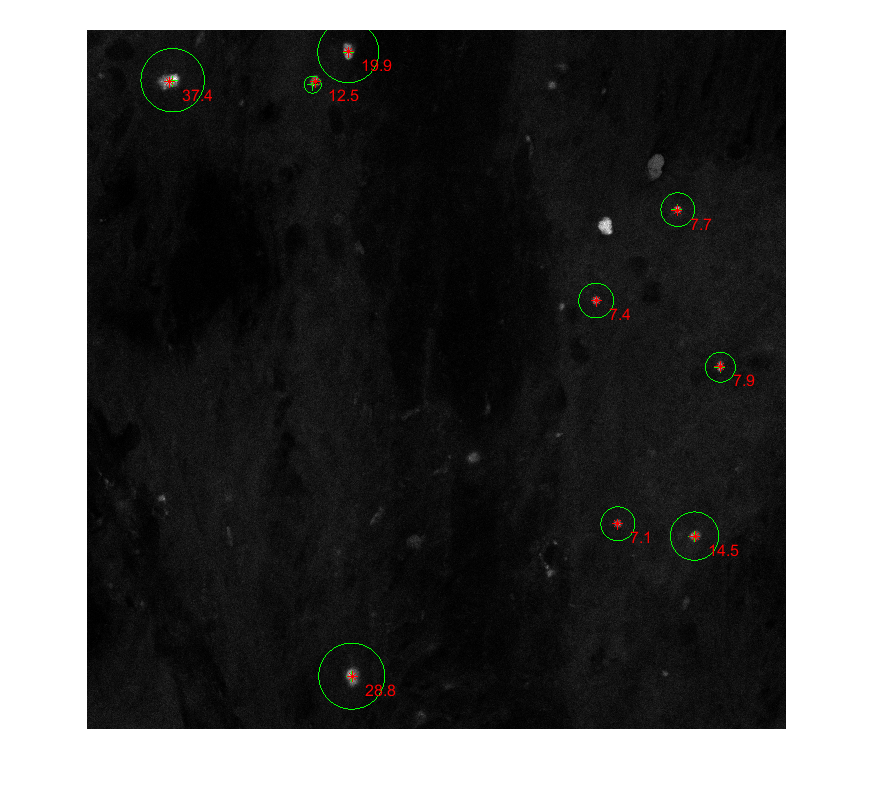
%> input picture ALS #4 CTDP647 pTDP594 2011 02-Image Export-02_ChS1-T3_ORG_ANALYSIS.tif, 873 x 807 px
$ octave --eval "AWTinvivo;"   (GNU Octave 9; MATLAB toolbox functions it lacks are replaced by stand-ins)
%> lines starting %> are read from the running program, lines starting %| are printed output that depends on the picture; in (x1, y1, x2, y2) boxes, pixels count from 0 and x2, y2 are one past the last pixel; in counts of white or black regions, pixels touching at a corner belong together; the program's own positions count from 1
### spotDetector.m
% [frameInfo imgDenoised] = detectSpotsWT(img, S, dthreshold, postProcLevel)
%
% Performs detection of local intensity clusters through a combination of
% multiscale products and denoising by iterative filtering from
% significant coefficients:
% Olivo-Marin, "Extraction of spots in biological images using multiscale products," Pattern Recoginition 35, pp. 1989-1996, 2002.
% Starck et al., "Image Processing and Data Analysis," Section 2.3.4, p. 73
%
% INPUTS:   img             : input image (2D array)
%           {S}             : postprocessing level.
%           {dthreshold}    : minimum allowed distance of secondary maxima in large clusters
%           {postProcLevel} : morphological post processing level for mask

% Parts of this function are based on code by Henry Jaqaman.
% Francois Aguet, March 2010

function [frameInfo imgDenoised] = spotDetector(img, S, dthreshold, postProcLevel)

if nargin<2
    S = 4;
end
if nargin<3
    dthreshold = 5;
end
if nargin<4
    postProcLevel = 1;
end


maxI = max(img(:));
minI = min(img(:));
[ny nx] = size(img);

%===================================================
% Iterative filtering from significant coefficients
%===================================================
imgDenoised = significantCoefficientDenoising(img, S);


res = img - imgDenoised; % residuals
sigma_res0 = std(res(:));

delta = 1;
while delta > 0.002
    resDenoised = significantCoefficientDenoising(res, S);
    imgDenoised = imgDenoised + resDenoised; % add significant residuals
    res = img - imgDenoised;
    sigma_res1 = std(res(:));
    delta = abs(sigma_res0/sigma_res1 - 1);
    sigma_res0 = sigma_res1;
end

%===================================================
% Multiscale product of wavelet coefficients
%===================================================
% The support of the objects is given by the multiscale product in the wavelet domain.
W = awt(imgDenoised, S);
imgMSP = abs(prod(W(:,:,1:S),3));


%===================================================
% Binary mask
%===================================================
% Establish thresholds
[imAvg imStd] = localAvgStd2D(imgDenoised, 9);

mask = zeros(ny,nx);
mask((imgDenoised >= imAvg+0.5*imStd) & (imgDenoised.*imgMSP >= mean(imgDenoised(:)))) = 1;


% Morphological postprocessing
mask = bwmorph(mask, 'clean'); % remove isolated pixels
mask = bwmorph(mask, 'fill'); % fill isolated holes
mask = bwmorph(mask, 'thicken');
mask = bwmorph(mask, 'spur'); % remove single pixels 8-attached to clusters
mask = bwmorph(mask, 'spur');
mask = bwmorph(mask, 'clean');

if postProcLevel >= 1
    mask = bwmorph(mask, 'erode');
    if postProcLevel == 2
        mask = bwmorph(mask, 'spur');
    end
    mask = bwmorph(mask, 'clean');
    mask = bwmorph(mask, 'thicken');
end


% rescale denoised image
imgDenoised = (imgDenoised-min(imgDenoised(:))) * (maxI-minI) / (max(imgDenoised(:))-min(imgDenoised(:)));

imgDenoised = mask.*imgDenoised;
localMax = locmax2d(imgDenoised, [9 9]);

%===================================================
% Process connected components
%===================================================
[labels, nComp] = bwlabel(mask, 8);

area = zeros(nComp, 1);
totalInt = zeros(nComp, 1);
nMaxima = zeros(nComp, 1);
xmax = zeros(nComp, 1);
ymax = zeros(nComp, 1);
xcom = zeros(nComp, 1);
ycom = zeros(nComp, 1);
labelVect = zeros(nComp, 1);

xmax2 = cell(nComp, 1);
ymax2 = cell(nComp, 1);
area2 = cell(nComp, 1);
totalInt2 = cell(nComp, 1);
labelVect2 = cell(nComp, 1);

% Compute area and center of mass for each component
stats = regionprops(labels, imgDenoised, 'Area', 'WeightedCentroid', 'PixelIdxList');

% component labels of local maxima
maxLabels = labels .* (labels & localMax>0);
maxCoords(1:nComp) = struct('PixelIdxList', []);
mc = regionprops(maxLabels, 'PixelIdxList');
maxCoords(1:length(mc)) = deal(mc);


for n = 1:nComp
    %[yi,xi] = find(labels == n); % coordinates of nth component
    [yi,xi] = ind2sub([ny nx], stats(n).PixelIdxList);
    [ym,xm] = ind2sub([ny nx], maxCoords(n).PixelIdxList);
    area(n) = stats(n).Area;
    com = stats(n).WeightedCentroid;
    xcom(n) = com(1);
    ycom(n) = com(2);

    values = imgDenoised(stats(n).PixelIdxList);
    totalInt(n) = sum(values);

    nMaxima(n) = length(xm);
    if nMaxima(n)==1
        xmax(n) = xm;
        ymax(n) = ym;
        nMaxima(n) = 1;
        labelVect(n) = labels(ym,xm);
    elseif nMaxima(n)==0 % no maximum was detected for this cluster
        maxValueIdx = find(values == max(values));
        xmax(n) = xi(maxValueIdx(1));
        ymax(n) = yi(maxValueIdx(1));
        nMaxima(n) = 1;
        labelVect(n) = labels(ymax(n), xmax(n));
    else % resolve multiple maxima cases
        maxValues = localMax(sub2ind(size(localMax), ym, xm)); % highest local max
        maxIdx = find(maxValues == max(maxValues));
        xmax(n) = xm(maxIdx(1));
        ymax(n) = ym(maxIdx(1));
        labelVect(n) = labels(ymax(n), xmax(n));

        % remove highest max from list
        xm(maxIdx(1)) = [];
        ym(maxIdx(1)) = [];

        % compute distance of secondary maxima to primary
        dist2max = sqrt((xmax(n)-xm).^2 + (ymax(n)-ym).^2);
        dist2com = sqrt((xcom(n)-xm).^2 + (ycom(n)-ym).^2);
        mindist = min(dist2max,dist2com);

        % retain secondary maxima where mindist > threshold
        idx2 = find(mindist > dthreshold);
        if ~isempty(idx2)
            xmax2{n} = xm(idx2);
            ymax2{n} = ym(idx2);
            nSecMax = length(idx2);
            nMaxima(n) = nSecMax+1;

            % split area
            area2{n} = area(n)*ones(nSecMax,1)/nMaxima(n);
            area(n) = area(n)/nMaxima(n);
            labelVect2{n} = labels(sub2ind(size(labels), ymax2{n}, xmax2{n}));

            %intensity values
            totalInt2{n} = totalInt(n)*ones(nSecMax,1)/nMaxima(n);
            totalInt(n) = totalInt(n)/nMaxima(n);
        end
    end
end

xmax2 =  vertcat(xmax2{:});
ymax2 = vertcat(ymax2{:});
totalInt2 = vertcat(totalInt2{:});
area2 = vertcat(area2{:});
labelVect2 = vertcat(labelVect2{:});

% assign results to output structure
frameInfo.xmax = [xmax; xmax2(:)];
frameInfo.ymax = [ymax; ymax2(:)];
frameInfo.xcom = [xcom; xmax2(:)];
frameInfo.ycom = [ycom; ymax2(:)];
frameInfo.totalInt = [totalInt; totalInt2(:)];
frameInfo.area = [area; area2(:)];

frameInfo.nMaxima = nMaxima; % maxima per component
frameInfo.labels = [labelVect; labelVect2(:)];
frameInfo.nComp = nComp;

frameInfo.maxI = maxI;
frameInfo.minI = minI;


% prepare fields for tracker
nObj = length(frameInfo.xmax);
frameInfo.amp = zeros(nObj,2);
frameInfo.xCoord = zeros(nObj,2);
frameInfo.yCoord = zeros(nObj,2);

frameInfo.amp(:,1) = frameInfo.totalInt;
frameInfo.xCoord(:,1) = frameInfo.xcom;
frameInfo.yCoord(:,1) = frameInfo.ycom;

frameInfo.path = [];
frameInfo.maskPath = [];


%=======================
% Subfunctions
%=======================
function result = significantCoefficientDenoising(img, S)
mask = zeros(size(img));
result = zeros(size(img));
W = awt(img, S);
for s = 1:S
    tmp = W(:,:,s);
    mask(abs(tmp) >= 3*std(tmp(:))) = 1;
    result = result + tmp.*mask;
end

### awt.m
function W = awt(I, varargin)
% W = AWT(I) computes the A Trou Wavelet Transform of image I.
% A description of the algorithm can be found in:
% J.-L. Starck, F. Murtagh, A. Bijaoui, "Image Processing and Data
% Analysis: The Multiscale Approach", Cambridge Press, Cambridge, 2000.
%
% W = AWT(I, nBands) computes the A Trou Wavelet decomposition of the
% image I up to nBands scale (inclusive). The default value is nBands =
% ceil(max(log2(N), log2(M))), where [N M] = size(I).
%
% Output:
% W contains the wavelet coefficients, an array of size N x M x nBands+1.
% The coefficients are organized as follows:
% W(:, :, 1:nBands) corresponds to the wavelet coefficients (also called
% detail images) at scale k = 1...nBands
% W(:, :, nBands+1) corresponds to the last approximation image A_K.
%
% You can use awtDisplay(W) to display the wavelet coefficients.
%
% Sylvain Berlemont, 2009

[N, M] = size(I);

K = ceil(max(log2(N), log2(M)));

nBands = K;

if nargin > 1 && ~isempty(varargin{1})
    nBands = varargin{1};

    if nBands < 1 || nBands > K
        error('invalid range for nBands parameter.');
    end
end

W = zeros(N, M, nBands + 1);

I = double(I);
lastA = I;

for k = 1:nBands
    newA = convolve(lastA, k);
    W(:, :, k) = lastA - newA;
    lastA = newA;
end

W(:, :, nBands + 1) = lastA;


function F = convolve(I, k)
[N, M] = size(I);
k1 = 2^(k - 1);
k2 = 2^k;

tmp = padarray(I, [k2 0], 'replicate');

% Convolve the columns
for i = k2+1:k2+N
    I(i - k2, :) = 6*tmp(i, :) + 4*(tmp(i + k1, :) + tmp(i - k1, :))...
                   + tmp(i + k2, :) + tmp(i - k2, :);
end

tmp = padarray(I * .0625, [0 k2], 'replicate');

% Convolve the rows
for i = k2+1:k2+M
    I(:, i - k2) = 6*tmp(:, i) + 4*(tmp(:, i + k1) + tmp(:, i - k1))...
                   + tmp(:, i + k2) + tmp(:, i - k2);
end

F = I * .0625;

### localAvgStd2D.m
% Computes the local average and standard deviation within a square window of side 'w'.

% Francois Aguet
% Last modified on 10/14/2010

function [avg sigma] = localAvgStd2D(image, w)

if mod(w+1, 2)
    error('The window length w should be an odd integer.');
end;

b = (w-1)/2;
image = padarray(image, [b b], 'replicate');

h = ones(1,w);
E = conv2(h/w, h, image, 'valid');
E2 = conv2(h, h, image.^2, 'valid');

sigma = E2 - E.^2;
sigma(sigma<0) = 0;
sigma = sqrt(sigma/(w*w - 1));
avg = E/w;

### locmax2d.m
function fImg=locmax2d(img,mask,keepFlat)
%LOCALMAX searches for local maxima in an image
%
%    SYNOPSIS fImg=(img,mask)
%
%    INPUT    img    image matrix
%             mask   [m n] defines the operator window dimensions
%             keepFlat Optional input variable to choose whether to remove
%                      "flat" maxima or to keep them. Default is 0, to
%                      remove them. - KJ
%
%    OUTPUT   fImg   map with all the local maxima (zeros elsewhere);
%                    the non-zero values contain the original value
%                    of the image at that place
%
% NOTE: convert fImg to uint8 or uint16 for optimal display!


%%%%%%%%%%%%%%%%%%%%%%%%%%%%%%%%%%%%%%%%%%%%%%%%%
%
% PARAMETER CHECK
%
%%%%%%%%%%%%%%%%%%%%%%%%%%%%%%%%%%%%%%%%%%%%%%%%%

if nargin<2
   error('Please define all parameters');
end

if nargin < 3 || isempty(keepFlat)
    keepFlat = 0;
end

%%%%%%%%%%%%%%%%%%%%%%%%%%%%%%%%%%%%%%%%%%%%%%%%%
%
% DEFINITIONS
%
%%%%%%%%%%%%%%%%%%%%%%%%%%%%%%%%%%%%%%%%%%%%%%%%%

% make sure the mask elements are odd numbers (only then, the local max operator is
% properly defined)
indx = find(~mod(mask,2));
mask(indx) = mask(indx) + 1;

% apply a max filter
fImg = ordfilt2(img,prod(mask),ones(mask));
if keepFlat == 0 %change made by KJ
    fImg2 = ordfilt2(img,prod(mask)-1,ones(mask));
    fImg(fImg2==fImg)=0;
end

% take only those positions where the max filter and the original image value
% are equal -> this is a local maximum
fImg(fImg ~= img) = 0;

% set image border to zero
auxM = zeros(size(img));
auxM(fix(mask(1)/2)+1:end-fix(mask(1)/2),fix(mask(2)/2)+1:end-fix(mask(2)/2)) = ...
    fImg(fix(mask(1)/2)+1:end-fix(mask(1)/2),fix(mask(2)/2)+1:end-fix(mask(2)/2));
fImg=auxM;

### AWTinvivo.m
function AWTinvivo

% SYNOPSIS   AWTinvivo.m
%
% INPUT      I   :    image for analysis
%
% OUTPUT     metrics     :   Segmentated/de-noisied image with pixel intensity
% clusters
%
% DEPENDENCES   AWTinvivo uses {SpotDetector, awt}
%
% example run: AWTinvivo;
%
% Alexandre Matov, December 16th, 2022

%I1 = imread('A:\Amydis\GC01.tif');
%I1 = imread('A:\Amydis\Glaucoma SDEB Eye #2\Bottom\GC 090622-2 Bottom 1 40x 2011 Ab-647 01-Image Export-01\GC 090622-2 Bottom 1 40x 2011 Ab-647 01-Image Export-01_ChS1-T2_ORG.tif');
%I = imread('A:\Amydis\NHP Data for Alex\Cyno 170395\Cyno1_000.tif');
%I = imread('A:\Amydis\NHP Data for Alex\Cyno 170395\Cyno1_004.tif');
%I = imread('A:\Amydis\NHP Data for Alex\Cyno 180424\Cyno1_006.tif');
%I = imread('A:\Amydis\NHP Data for Alex\Cyno 191797\Cyno1_003.tif');%NO
%I = imread('A:\Amydis\NHP Data for Alex\Cyno 191800\Cyno1_004.tif');%NO
%I = imread('A:\Amydis\NHP Data for Alex\Cyno 191815\Cyno1_004.tif');
%I = imread('A:\Amydis\NHP Data for Alex\Cyno 191817\Cyno1_005.tif');
%I = imread('A:\Amydis\NHP Data for Alex\Cyno 191823\Cyno1_006.tif');%NO
[fileName,dirName] = uigetfile('*.tif','Julie, please select a TIF file for analysis');
%> the answer given: ALS #4 CTDP647 pTDP594 2011 02-Image Export-02_ChS1-T3_ORG_ANALYSIS.tif
I = imread([dirName,filesep,fileName]);
%> I is the input picture: size 807x873x3 uint8; mean R, G, B 88.6, 88.7, 88.3
I1 = rgb2gray(I);

%figure, imshow(I1(500:700,1400:1600),[0 4095]);
I = double(I1(1:end-150,:));%(500:700,1400:1600))
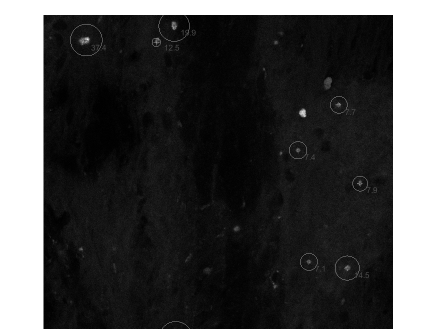
%> I: size 657x873 double (shown at 1/2 size); min 0, max 255, mean 71.7
[detectionResults, detectionMask] = spotDetector(I);
%> in spotDetector, `maxI = max(img(:));`: maxI = 255
%> in spotDetector, `minI = min(img(:));`: minI = 0
%> in awt, `nBands = varargin{1};`: nBands = 4
%> the loop in awt, `for k = 1:nBands` made 4 passes
%> (k1 in convolve, k2 in convolve) on passes 1 to 4: (1, 2), (2, 4), (4, 8), (8, 16)
%> the loop in significantCoefficientDenoising, `for s = 1:S` made 4 passes
%> pass 1, in significantCoefficientDenoising, `tmp = W(:,:,s);`:
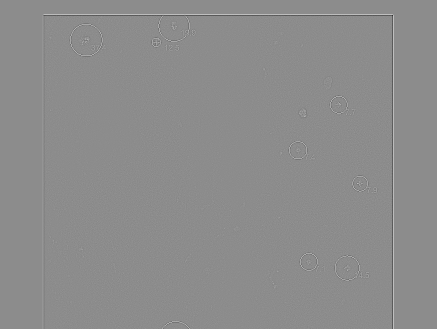
%> tmp: size 657x873 double (shown at 1/2 size); min -130, max 106, mean 0; drawn with min black and max white
%> after the loop in significantCoefficientDenoising, `for s = 1:S`:
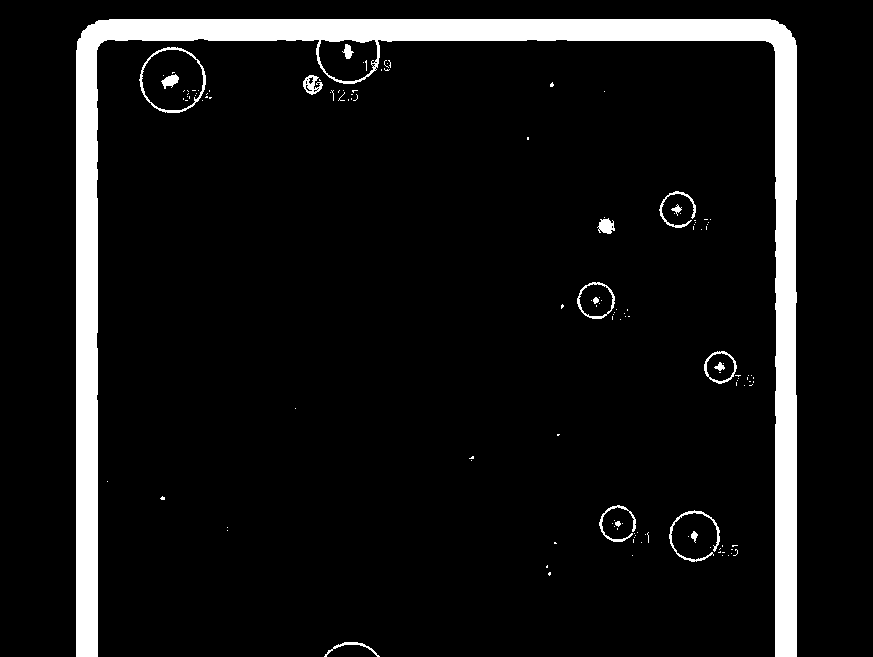
%> mask: size 657x873 double; values 0 (black) and 1 (white), 7.9% white; 135 white regions (118 under 20 px), largest, box (x1, y1, x2, y2) and area: (76, 19, 797, 657) 42377, (139, 47, 206, 113) 485, (669, 510, 720, 562) 361
%> after the loop in significantCoefficientDenoising, `for s = 1:S`:
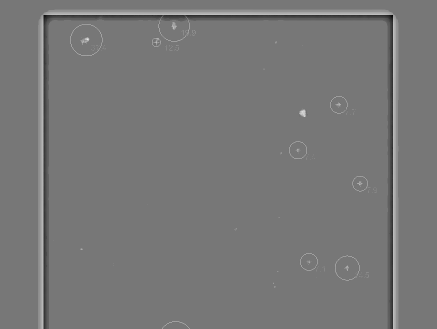
%> result: size 657x873 double (shown at 1/2 size); min -180.7, max 204.3, mean 0.2; drawn with min black and max white
%> in spotDetector, `sigma_res0 = std(res(:));`: sigma_res0 = 98.41
%> the loop in spotDetector, `while delta > 0.002` made 6 passes
%> (sigma_res1, delta, sigma_res0) on passes 1 to 6: (97.32, 0.0112, 97.32), (96.59, 0.00757, 96.59), (96.07, 0.0054, 96.07), (95.44, 0.00666, 95.44), (95.22, 0.00224, 95.22), (95.08, 0.00152, 95.08)
%> pass 1, in spotDetector, `res = img - imgDenoised;`:
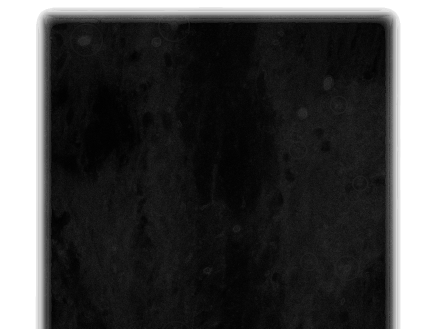
%> res: size 657x873 double (shown at 1/2 size); min -1.54, max 255, mean 71.4; drawn with min black and max white
%> after the loop in spotDetector, `while delta > 0.002`:
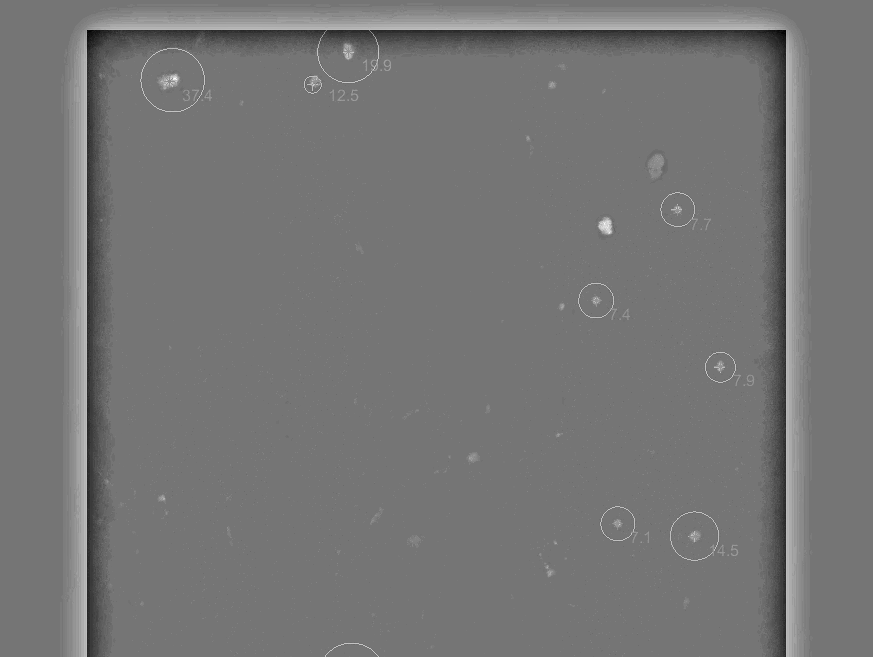
%> imgDenoised: size 657x873 double; 16.85% of pixels changed, all inside (x1, y1, x2, y2) = (60, 3, 813, 657); drawn with min black and max white
%> in spotDetector, `[labels, nComp] = bwlabel(mask, 8);`:
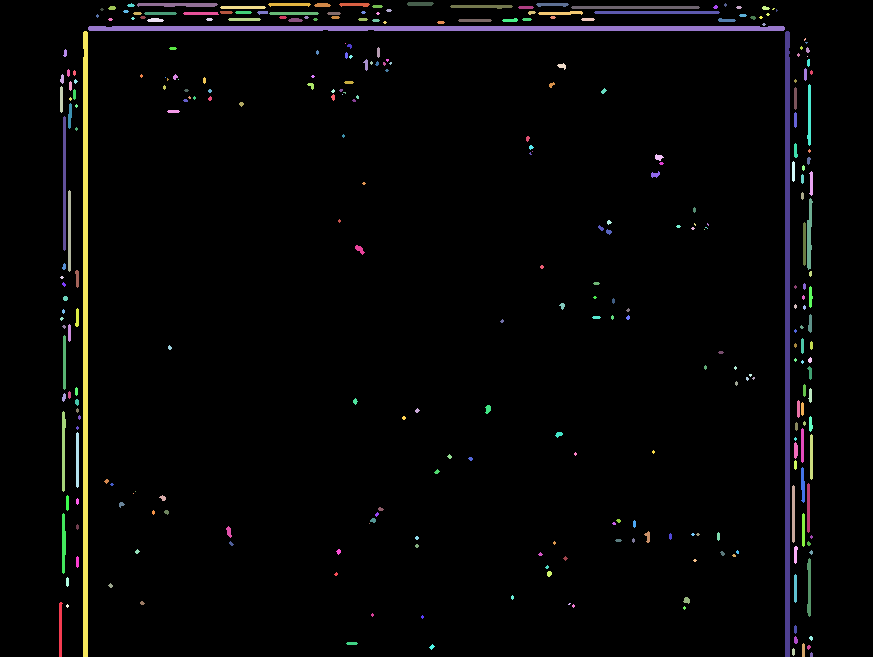
%> labels: size 657x873 double; 317 distinct labels, from 0 to 316; one colour per label, 0 black
%> in spotDetector, `[labels, nComp] = bwlabel(mask, 8);`: nComp = 316
%> in spotDetector, `xmax2 = cell(nComp, 1);`: xmax2 = 316 items
%> in spotDetector, `stats = regionprops(labels, imgDenoised, 'Area', 'WeightedCentroid', '..`: stats = 316 regions; largest, Area and WeightedCentroid: 3456 [437.3 28.7], 3122 [788.3 346.6], 3120 [85.7 347.1], 401 [65 184], 383 [636 8]
%> in spotDetector, `mc = regionprops(maxLabels, 'PixelIdxList');`: mc = 314 items
%> the loop in spotDetector, `for n = 1:nComp` made 316 passes
%> (com, maxValues, maxIdx, dist2max, dist2com, mindist) on passes 11 to 12: ([64.1 451], [126.1; 126.3], 2, 28.02, 5.12, 5.12), ([64.26 543.9], [126.4; 126.4], 2, 23, 12.07, 12.07)
%> after the loop in spotDetector, `for n = 1:nComp`: area = 316 values, max 432 at index 44, min 1 at index 57, mean 33.82; dist2com = 4.53; dist2max = 6.08; labelVect = 316 values from 1 to 316; maxIdx = 1; maxValueIdx = 2; maxValues = [124.9; 124.9]; mindist = 4.53; nMaxima = 316 values, max 12 at index 43, min 1 at index 1, mean 1.2; nSecMax = 1; totalInt = 316 values, max 65680.9 at index 44, min 117.1 at index 57, mean 4598.4; xcom = 316 values, max 812 at index 312, min 61.04 at index 1, mean 468.6; xmax = 316 values, max 812 at index 312, min 62 at index 1, mean 469.1; ycom = 316 values, max 655.3 at index 316, min 4.48 at index 148, mean 262.3; ymax = 316 values, max 655 at index 316, min 4 at index 148, mean 262.7
%> in spotDetector, `xmax2 =  vertcat(xmax2{:});`: xmax2 = 48 values, max 810 at index 47, min 65 at index 1, mean 416.6
%> in spotDetector, `ymax2 = vertcat(ymax2{:});`: ymax2 = 48 values, max 601 at index 40, min 14 at index 26, mean 248.2
%> in spotDetector, `totalInt2 = vertcat(totalInt2{:});`: totalInt2 = 48 values, max 65680.9 at index 18, min 2364.6 at index 29, mean 31093.7
%> in spotDetector, `area2 = vertcat(area2{:});`: area2 = 48 values, max 432 at index 18, min 17.5 at index 29, mean 208.1
%> in spotDetector, `labelVect2 = vertcat(labelVect2{:});`: labelVect2 = 48 values from 11 to 300
%> in spotDetector, `frameInfo.xmax = [xmax; xmax2(:)];`: frameInfo.xmax = 364 values, max 812 at index 312, min 62 at index 1, mean 462.2
%> in spotDetector, `frameInfo.ymax = [ymax; ymax2(:)];`: frameInfo.ymax = 364 values, max 655 at index 316, min 4 at index 148, mean 260.8
%> in spotDetector, `frameInfo.xcom = [xcom; xmax2(:)];`: frameInfo.xcom = 364 values, max 812 at index 312, min 61.04 at index 1, mean 461.7
%> in spotDetector, `frameInfo.ycom = [ycom; ymax2(:)];`: frameInfo.ycom = 364 values, max 655.3 at index 316, min 4.48 at index 148, mean 260.5
%> in spotDetector, `frameInfo.totalInt = [totalInt; totalInt2(:)];`: frameInfo.totalInt = 364 values, max 65680.9 at index 44, min 117.1 at index 57, mean 8092.3
%> in spotDetector, `frameInfo.area = [area; area2(:)];`: frameInfo.area = 364 values, max 432 at index 44, min 1 at index 57, mean 56.8
%> in spotDetector, `frameInfo.nMaxima = nMaxima;`: frameInfo.nMaxima has the same summary as nMaxima
%> in spotDetector, `frameInfo.labels = [labelVect; labelVect2(:)];`: frameInfo.labels = 364 values, max 316 at index 316, min 1 at index 1, mean 154.1
%> in spotDetector, `frameInfo.nComp = nComp;`: frameInfo.nComp = 316
%> in spotDetector, `frameInfo.maxI = maxI;`: frameInfo.maxI = 255
%> in spotDetector, `frameInfo.minI = minI;`: frameInfo.minI = 0
%> in spotDetector, `nObj = length(frameInfo.xmax);`: nObj = 364
%> detectionResults = {nComp 316, maxI 255, minI 0}
[value, indx] = max(detectionResults.totalInt);
%> value = 65680.9; indx = 44
% [8 lines of commented-out code are left out]

figure
subplot(1,2,1); imagesc(I); colormap(gray(256)); axis image; title('Input');
subplot(1,2,2); imagesc(detectionMask); axis image; title('Detection');
hold on
plot(detectionResults.xmax(indx),detectionResults.ymax(indx),'ro')
